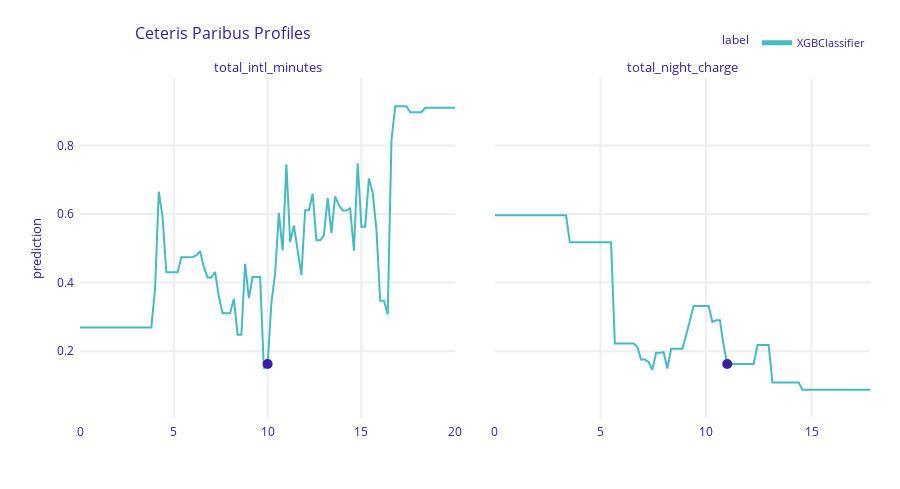

Here is the notebook cell this chart was saved with:
### Code cell
cp1 = explainer.predict_profile(new_observation=observation1)
cp1.plot(variables=['total_intl_minutes', 'total_night_charge'])
